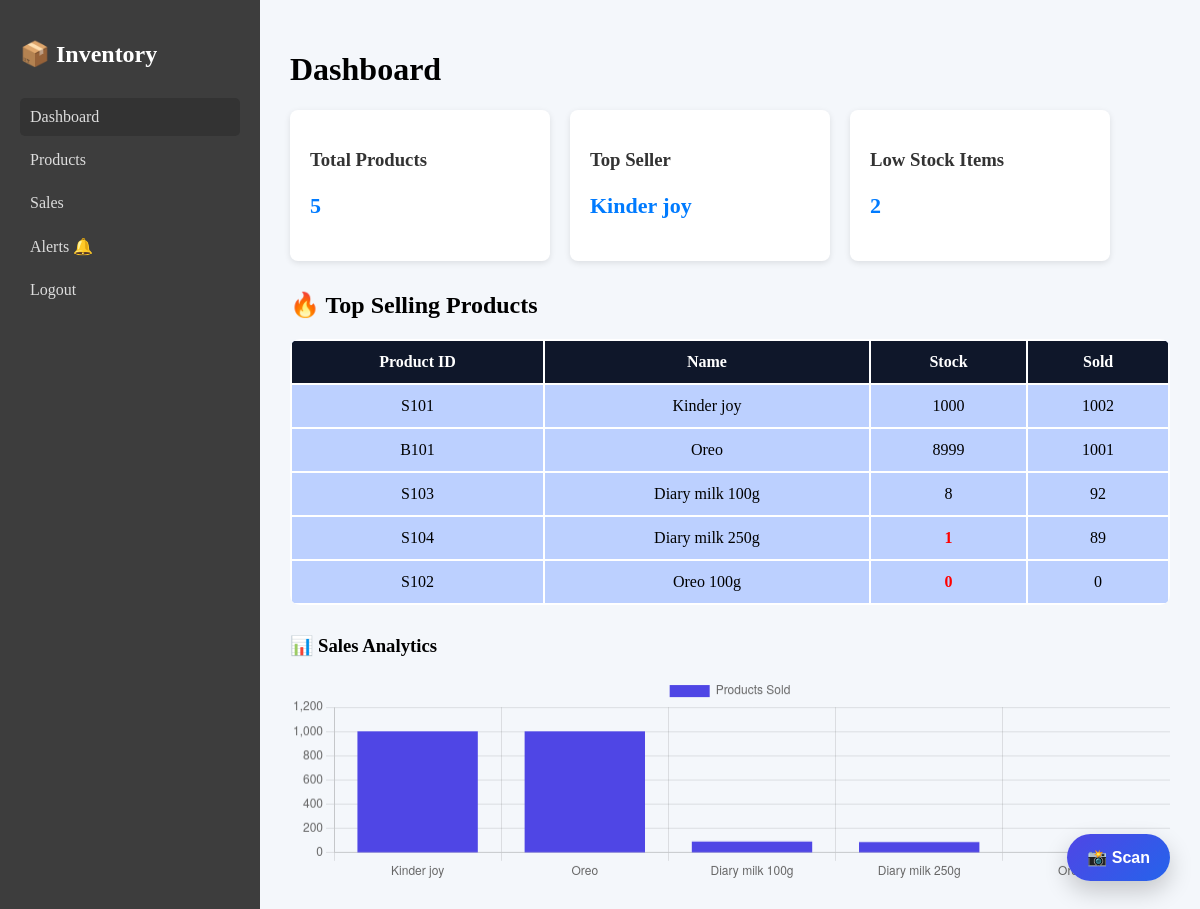
/dashboard/, run on the app's committed database.
### inventory/models.py (models this page shows, shortened)
class Product(models.Model):
    product_id = models.CharField(max_length=50, unique=True)
    name = models.CharField(max_length=100)
    stock = models.IntegerField(default=0)
    price = models.DecimalField(max_digits=10, decimal_places=2)
    barcode = models.CharField(
        max_length=100,
        unique=True,
        null=True,
        blank=True
    )

### inventory/views.py (the view)
# urls.py: path("dashboard/", views.dashboard, name="dashboard"),
def dashboard(request):
    products_with_sales = Product.objects.annotate(
        sold_count=Coalesce(Sum('saleshistory__quantity_sold'), 0)
    )
    total_products = Product.objects.count()
    top_selling_products = products_with_sales.order_by('-sold_count', 'name')
    top_seller = top_selling_products.first()
    low_stock_count = Product.objects.filter(stock__lte=LOW_STOCK_LIMIT).count()
    chart_data = [
        {"name": p.name, "sold": p.sold_count}
        for p in top_selling_products
    ]
    context = {
        "total_products": total_products,
        "top_seller": top_seller,
        "low_stock_count": low_stock_count,
        "top_selling_products": top_selling_products,
        "chart_data": json.dumps(chart_data),
    }
    return render(request, "inventory/dashboard.html", context)

### inventory/templates/inventory/dashboard.html (shortened to what this page needs)
{% load static %}
<!DOCTYPE html>
<html lang="en">
<head>
    <link rel="stylesheet" href="{% static 'inventory/css/style.css' %}">
</head>
<body>
<div class="layout">
    <aside class="sidebar">
        <h2>📦 Inventory</h2>
        <a class="active" href="{% url 'dashboard' %}">Dashboard</a>
        <a href="{% url 'products' %}">Products</a>
        <a href="{% url 'sales' %}">Sales</a>
        <a href="{% url 'alerts' %}">Alerts 🔔</a>
        <a href="{% url 'logout' %}">Logout</a>
    </aside>
    <main class="content">
        <h1>Dashboard</h1>
        <div class="cards">
            <div class="card">
                <h3>Total Products</h3>
                <p>{{ total_products }}</p>
            </div>
            <div class="card">
                <h3>Top Seller</h3>
                <p>
                    {% if top_seller %}
                     {{ top_seller.name }}
                    {% else %}
                        None
                    {% endif %}
                </p>
            </div>
            <div class="card">
                <h3>Low Stock Items</h3>
                <p>{{ low_stock_count }}</p>
            </div>
        </div>
        <h2>🔥 Top Selling Products</h2>
            <table class="table">
                <b>
    <thead style="background:#bcd0ff; color:rgb(0, 0, 0);"></b>
    <tr>
        <th>Product ID</th>
        <th>Name</th>
        <th>Stock</th>
        <th>Sold</th>
    </tr>
    {% for product in top_selling_products %}
    <tr>
        <td>{{ product.product_id }}</td>
        <td>{{ product.name }}</td>
        {% if product.stock <= 5 %}
            <td style="color:red; font-weight:bold;">
                {{ product.stock }}
            </td>
        {% else %}
            <td>{{ product.stock }}</td>
        {% endif %}
        <td>{{ product.sold_count }}</td>
    </tr>
    {% empty %}
    <tr>
        <td colspan="4" style="text-align:center;">
            No top selling products found.
        </td>
    </tr>
    {% endfor %}
</table>
        <h3>📊 Sales Analytics</h3>
        <canvas id="salesChart" height="70"></canvas>
    </main>
</div>
<button id="scanBtn" class="scan-btn">📸 Scan</button>
<script>
const chartJson = JSON.parse(
    document.getElementById("chart-data").textContent
);
const labels = chartJson.map(p => p.name);
const soldData = chartJson.map(p => p.sold);
const ctx = document.getElementById("salesChart").getContext("2d");
const salesChart = new Chart(ctx, {
    type: "bar",
    data: {
        labels: labels,
        datasets: [{
            label: "Products Sold",
            data: soldData,
            backgroundColor: "#4f46e5"
        }]
    },
    options: {
        responsive: true,
        animation: true
    }
});
</script>
</body>
</html>

### inventory/static/inventory/css/style.css (style rules this page uses)
body { margin: 0; background: #f4f7fb; }
.layout { display: flex; }
.sidebar { width: 220px; background: #3d3d3d; color: white; min-height: 100vh; padding: 20px; }
.sidebar h2 { margin-bottom: 30px; }
.sidebar a { display: block; color: #ddd; padding: 10px; text-decoration: none; margin-bottom: 5px; }
.sidebar a:hover, .sidebar .active { background: #333; border-radius: 5px; }
.content { flex: 1; padding: 30px; }
.cards { display: grid; grid-template-columns: repeat(3, 1fr); gap: 20px; margin-bottom: 30px; }
.card { background: white; padding: 20px; border-radius: 12px; box-shadow: 0 4px 10px rgba(0, 0, 0, .05); }
table { width: 100%; background: white; border-radius: 10px; overflow: hidden; margin-bottom: 30px; }
th { background: #0f172a; color: white; padding: 12px; }
td { padding: 12px; text-align: center; }
.scan-btn { position: fixed; bottom: 30px; right: 30px; background: #3b82f6; color: white; border: none; padding: 15px 18px; border-radius: 50%; font-size: 20px; cursor: pointer; box-shadow: 0 8px 20px rgba(0, 0, 0, .2); z-index: 9999; }
.cards { display: flex; gap: 20px; margin-top: 20px; }
.card { background: white; padding: 20px; width: 220px; border-radius: 8px; box-shadow: 0 2px 6px rgba(0, 0, 0, 0.1); }
.card h3 { margin-bottom: 10px; color: #333; }
.card p { font-size: 22px; font-weight: bold; color: #007bff; }

### inventory/templates/inventory/dashboard.html (style rules this page uses)
.scan-btn { position: fixed; bottom: 30px; right: 30px; background: linear-gradient(135deg, #4f46e5, #2563eb); color: #fff; border: none; padding: 14px 20px; font-size: 16px; font-weight: 600; border-radius: 50px; cursor: pointer; box-shadow: 0 10px 25px rgba(0,0,0,0.2); transition: all 0.3s ease; z-index: 1000; }

### data on the page
Product: name "Kinder joy", product_id "S101", stock "1000", sold_count "1002"
Product: product_id "B101", name "Oreo", stock "8999", sold_count "1001"
Product: product_id "S103", name "Diary milk 100g", stock "8", sold_count "92"
Product: product_id "S104", name "Diary milk 250g", stock "1", sold_count "89"
Product: product_id "S102", name "Oreo 100g", stock "0", sold_count "0"

### other printed values
{{ total_products }} "5"
{{ low_stock_count }} "2"
